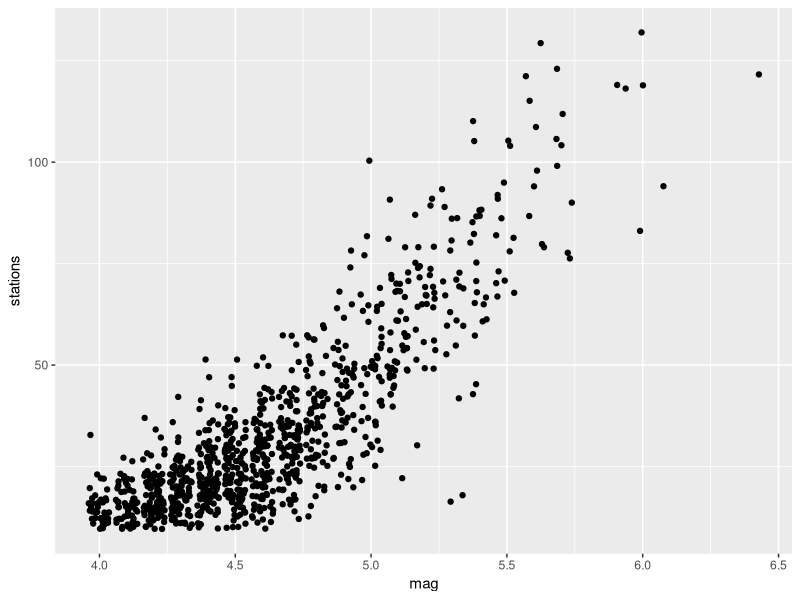
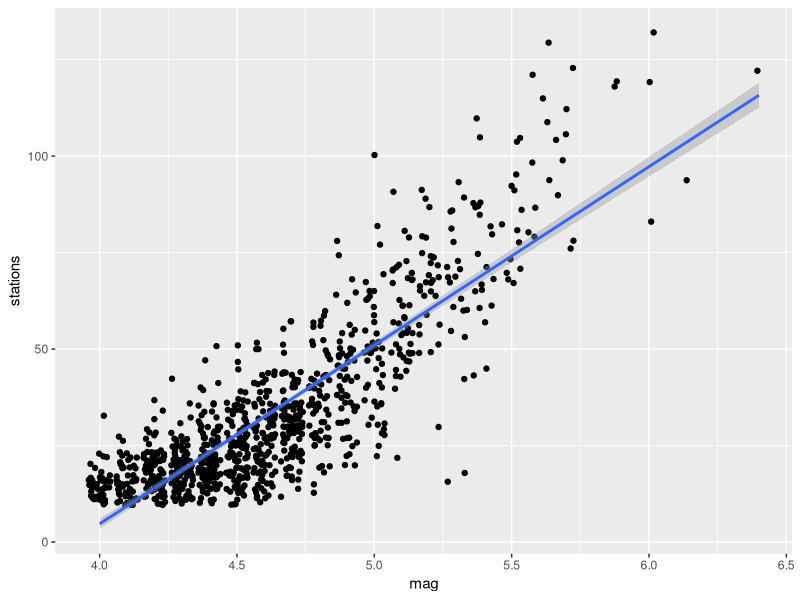
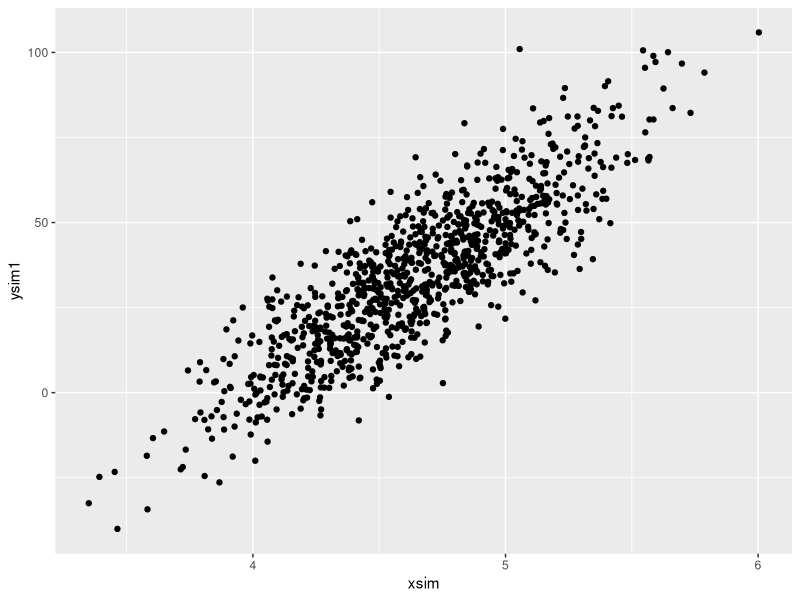
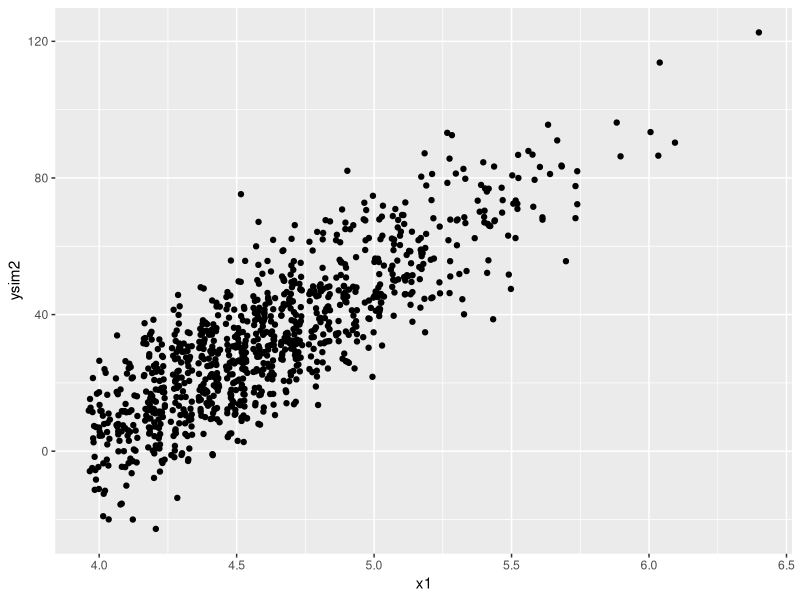
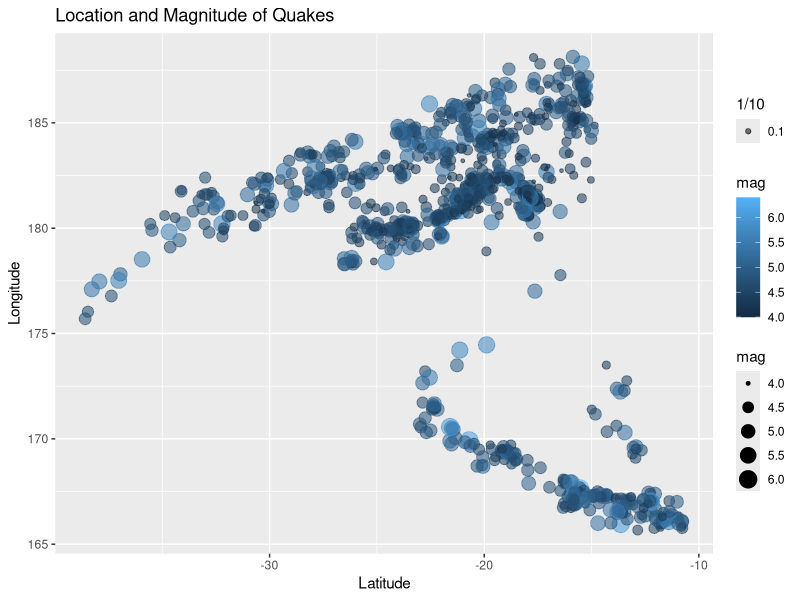
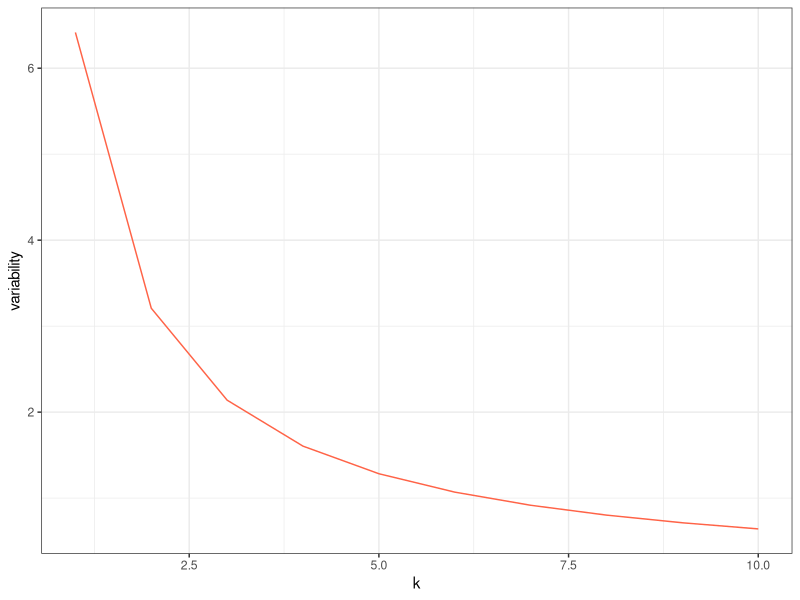
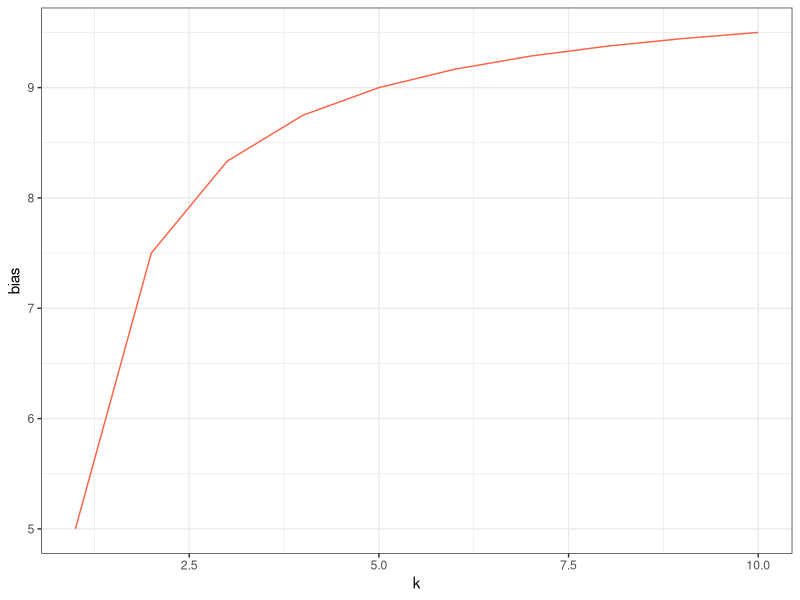

Source code (R) for these figures, in order:
## ---- chunk 1
knitr::opts_chunk$set(echo = TRUE)
## ---- chunk 2
data(quakes)
str(quakes)
?quakes
## ---- chunk 3
library(ggplot2)
ggplot(quakes, (aes(x = mag, y = stations))) + geom_point(position = "jitter")

## ---- chunk 4
m1 <- lm(stations ~ mag, data = quakes) 
ggplot(quakes, (aes(x = mag, y = stations))) + geom_point(position = "jitter") +
  geom_smooth(method = "lm")
summary(m1)
## ---- chunk 5
x = quakes$mag
y = quakes$stations
slope <- (sd(y)/sd(x)) * cor(x,y)
slope <- m1$coefficients[2]

## ---- chunk 6
SE_slope <- summary(m1)$coef[2,2]
n <- nrow(quakes)
t_stat <- qt(.025, df = n-2)
LB <- slope - t_stat * SE_slope 
UB <- slope + t_stat * SE_slope 
c(LB, UB)
confint(m1, level = 0.95)
## ---- chunk 7
stations = -180.4243 + 46.2822*(7.0)
stations

## ---- chunk 8
n1 <- nrow(quakes)
n1
meanmag = mean(quakes$mag)
meanmag
stdmag = sd(quakes$mag)
stdmag
xsim = rnorm(n = n1, mean = meanmag, sd = stdmag)
xactual = quakes$mag
mean(xsim)

## ---- chunk 9

x1 <- quakes$mag

f_hat1 <- function(x1) {
  f_hatgen <- 46.2822*(x1) -180.4243
  return(f_hatgen)
}

f_hatsim <- function(xsim) {
  f_hatgsim <- 46.2822*(xsim) -180.4243
  return(f_hatgsim)
  }

f_hat1(5)
f_hatsim(5)


## ---- chunk 10
sqresid <- m1$res^2
var_hat <- sum(sqresid)/(1000 - 2)
stdev = sqrt(var_hat)
error <- rnorm(n = 1000, mean = 0, sd = stdev)
mean(error)
ysim1 = f_hat1(xsim) + error
ysim2 = f_hat1(x1) + error
## ---- chunk 11
ggplot(quakes, (aes(x = xsim, y = ysim1))) + geom_point(position = "jitter") 
ggplot(quakes, (aes(x = x1, y = ysim2))) + geom_point(position = "jitter") 
## ---- chunk 12
ggplot(quakes, aes(x=lat, y=long)) + geom_point(aes(size = mag, colour = mag, alpha = 1/10)) + labs(title="Location and Magnitude of Quakes", x="Latitude", y="Longitude")
## ---- chunk 13
x <- c(1:3, 5:12)
y <- c(-7.1, -7.1, .5, -3.6, -2, -1.7, -4, -.2, -1.2, -1.2, -3.5)

sigmasqr = (sd(y))^2 
sigmasqr

library(tidyverse)
my_fun <- function(k, x, y) {
  f_k <- rep(NA, length(k))
  for (i in 1:length(k)) {
    f_k[i] <- sigmasqr/k[i]
  }
  f_k
}

k <- 1:10
f_k <- my_fun(k, x, y)

df <- tibble(k = k, f_k = f_k)
ggplot(df, aes(x = k, y = f_k)) +
  geom_line(col = "tomato") +
  theme_bw() +
  ylab("variability")
## ---- chunk 14
x <- c(1:3, 5:12)
y <- c(-7.1, -7.1, .5, -3.6, -2, -1.7, -4, -.2, -1.2, -1.2, -3.5)

sigmasqr = (sd(y))^2 
sigmasqr

library(tidyverse)
my_fun <- function(k, x, y) {
  f_k <- rep(NA, length(k))
  for (i in 1:length(k)) {
    f_k[i] <- 10 - (1/k[i])*5 #this eqn isn't quite right I'm just using constants 
  }
  f_k
}

k <- 1:10
f_k <- my_fun(k, x, y)

df <- tibble(k = k, f_k = f_k)
ggplot(df, aes(x = k, y = f_k)) +
  geom_line(col = "tomato") +
  theme_bw() +
  ylab("bias")
